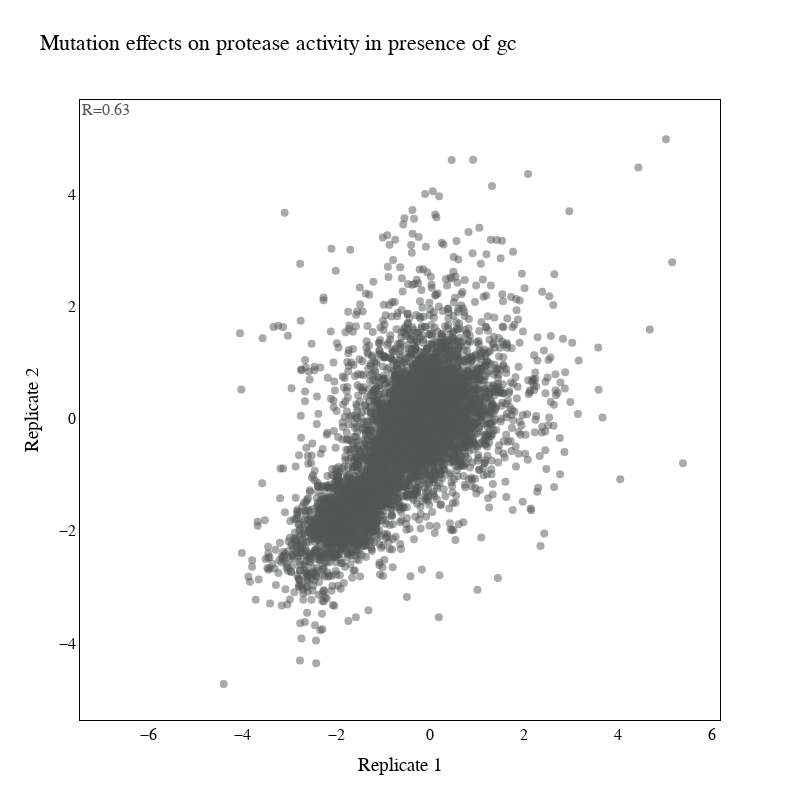

This figure's notebook cell:
### Markdown cell above
### Plotting correlation

### Code cell
rep1 = [item for sublist in all_res0.values for item in sublist]
rep2 = [item for sublist in all_res1.values for item in sublist]

fig  = go.Figure()
fig.add_trace(go.Scatter(x=rep1, y=rep2, marker=dict(
            color='#545555',
            size=8,
            opacity=0.5), mode = 'markers'))

corr = pd.Series(rep1).corr(pd.Series(rep2), method = 'pearson').round(2)
# fig.add_trace(go.Scatter(x=[-4, 6], y=[-4, 6], mode='lines'))
fig.update_xaxes(showline=True, linewidth=1, linecolor='black', mirror=True,
                showgrid=False)
fig.update_yaxes(showline=True, linewidth=1, linecolor='black', mirror=True,
                showgrid=False)
fig.add_annotation(
        x=-6.9,
        y=5.5,
        xref="x",
        yref="y",
        text="R="+str(corr),showarrow=False,
        font=dict(family="Arial",
                    size=16,
                    color="#545555"
                    ))
fig.update_layout(
    title="Mutation effects on protease activity in presence of gc",
    xaxis_title="Replicate 1",
    yaxis_title="Replicate 2",
    paper_bgcolor='rgba(255,255,255,100)',
    plot_bgcolor='rgba(255,255,255,100)',
    autosize=False,
    width=800,
    height=800,
    font=dict(family="Arial",
                    size=16,
                    color="#020202"
                    )
    )
fig.show()
fig.write_image(fig_folder+"Fig1_glu_gc_replicate_correlaiont.pdf")

### Figure 1 — Plotly figure (JSON) as saved in the notebook; plotly's stock layout.template omitted (floating-point values rounded to 4 significant figures; data arrays with more than 128 entries replaced by an {"elided": "..."} marker saying what was removed)
{"data": [{"marker": {"color": "#545555", "opacity": 0.5, "size": 8}, "mode": "markers", "type": "scatter", "x": {"elided": "6426 float values"}, "y": {"elided": "6426 float values"}}], "layout": {"annotations": [{"font": {"color": "#545555", "family": "Arial", "size": 16}, "showarrow": false, "text": "R=0.63", "x": -6.9, "xref": "x", "y": 5.5, "yref": "y"}], "autosize": false, "font": {"color": "#020202", "family": "Arial", "size": 16}, "height": 800, "paper_bgcolor": "rgba(255,255,255,100)", "plot_bgcolor": "rgba(255,255,255,100)", "title": {"text": "Mutation effects on protease activity in presence of gc"}, "width": 800, "xaxis": {"linecolor": "black", "linewidth": 1, "mirror": true, "showgrid": false, "showline": true, "title": {"text": "Replicate 1"}}, "yaxis": {"linecolor": "black", "linewidth": 1, "mirror": true, "showgrid": false, "showline": true, "title": {"text": "Replicate 2"}}}}
